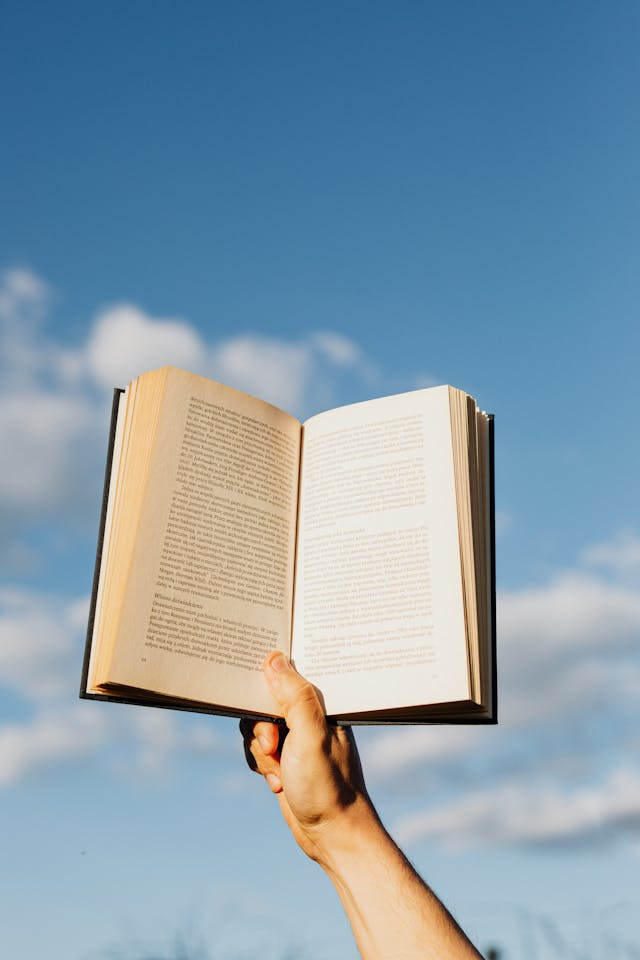
#> input picture book.jpg, 640 x 960 px
$ jupyter execute image_trackbar.ipynb
#> lines starting #> are read from the running program, lines starting #| are printed output that depends on the picture; after the words box and inside, x2 and y2 are one past the last pixel; in counts of white or black regions, pixels touching at a corner belong together
# 이미지 변형(이진화)

## Threshold

[cell 1]
import cv2

img = cv2.imread('book.jpg', cv2.IMREAD_GRAYSCALE)
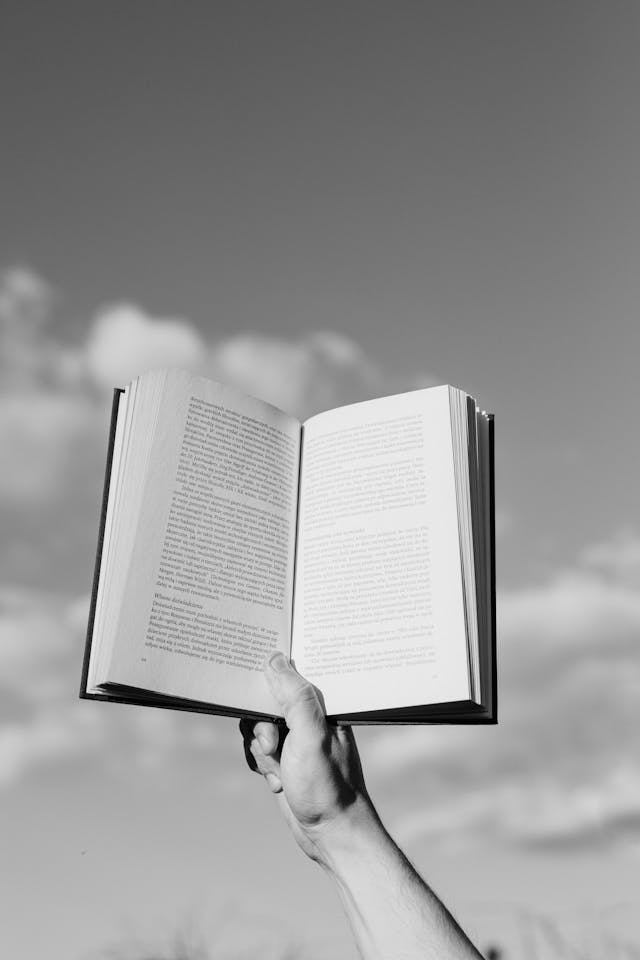
#> img: shape (960, 640); min 0, max 253, mean 151.5

ret, binary = cv2.threshold(img, 127, 255, cv2.THRESH_BINARY)
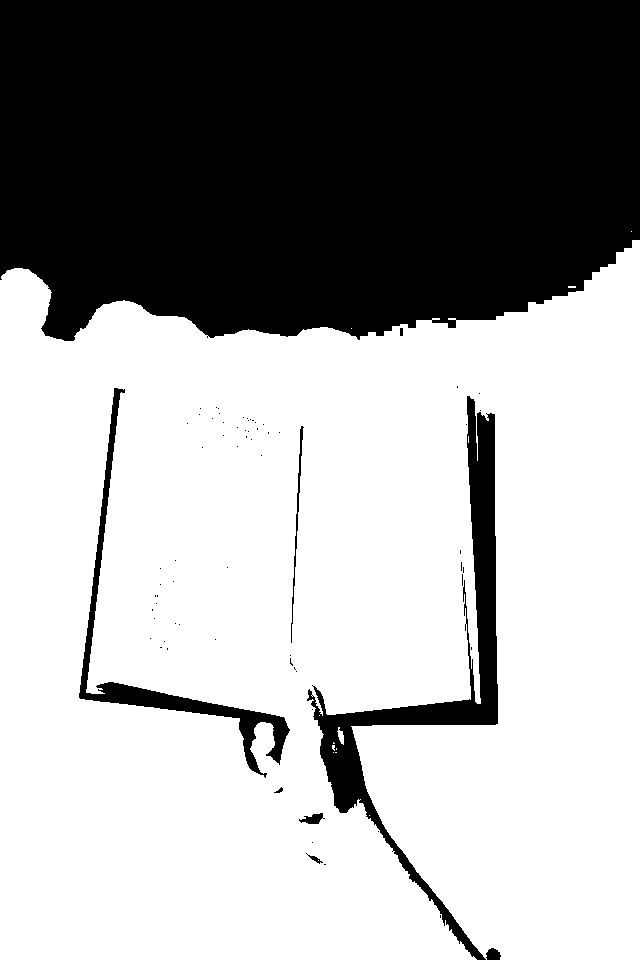
#> binary: shape (960, 640); 64% white; 71 black regions (62 under 20 px), largest, box (x1, y1, x2, y2) and area: (0, 0, 640, 341) 200098, (307, 396, 498, 960) 14621, (79, 388, 290, 778) 5574

cv2.imshow('ima', img)
cv2.imshow('binary', binary)
cv2.waitKey(0)
cv2.destroyAllWindows()

# Trackbar(값 변화에 따른 변형 확인)

[cell 2]
import cv2

def empty(pos):
    print(pos)

img = cv2.imread('book.jpg', cv2.IMREAD_GRAYSCALE)

name = "Trackbar"
cv2.namedWindow(name)

cv2.createTrackbar("threshold", name, 127, 255, empty) # bar 이름, 창의 이름, 초기값, 최대값, 이벤트 처리

while True:
    thresh = cv2.getTrackbarPos('threshold', name) # bar 이름, 창의 이름
    ret, binary = cv2.threshold(img, thresh, 255, cv2.THRESH_BINARY)
#> ret = 127

    if not ret:
        break
    cv2.imshow(name, binary)
    if cv2.waitKey(1) == ord("q"):
#> (key q is pressed here)
        break
cv2.destroyAllWindows()

[cell 3]
import cv2

def empty(pos):
    print(pos)

img = cv2.imread('threshold.png', cv2.IMREAD_GRAYSCALE)
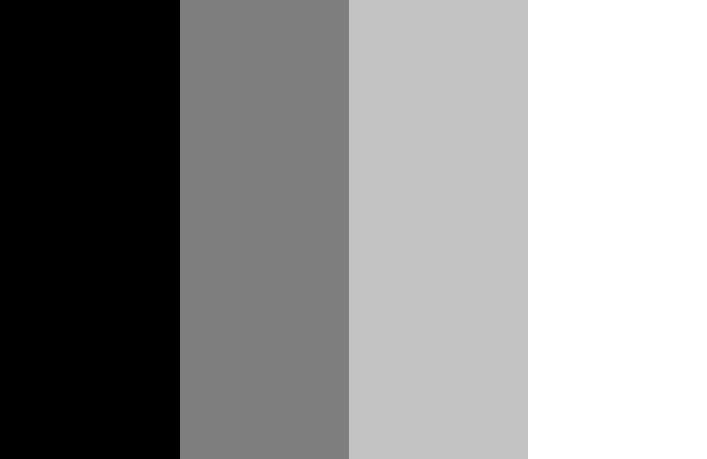
#> input picture threshold.png, 707 x 459 px
#> img is the input picture: shape (459, 707); min 0, max 255, mean 144.3

name = "Trackbar"
cv2.namedWindow(name)

cv2.createTrackbar("threshold", name, 127, 255, empty) # bar 이름, 창의 이름, 초기값, 최대값, 이벤트 처리

while True:
    thresh = cv2.getTrackbarPos('threshold', name) # bar 이름, 창의 이름
    ret, binary = cv2.threshold(img, thresh, 255, cv2.THRESH_BINARY)
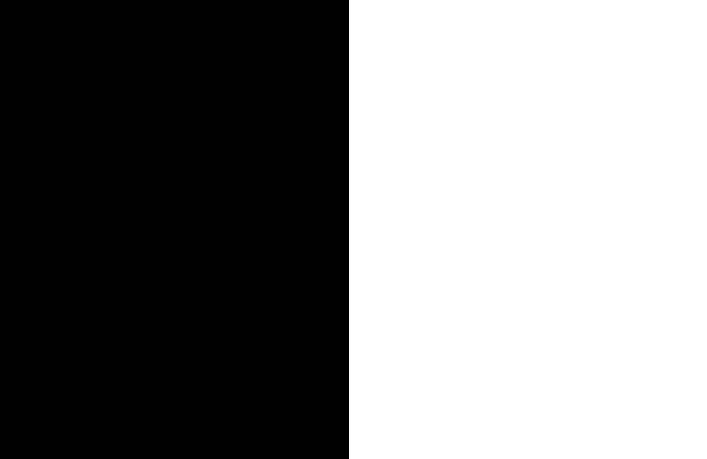
#> binary: shape (459, 707); 50.6% white; 1 black region, box (x1, y1, x2, y2) and area: (0, 0, 349, 459) 160191

    if not ret:
        break
    cv2.imshow('img', img)
    cv2.imshow(name, binary)
    if cv2.waitKey(1) == ord("q"):
#> (key q is pressed here)
        break
cv2.destroyAllWindows()

[cell 4]
import cv2

img = cv2.imread('threshold.png', cv2.IMREAD_GRAYSCALE)

ret, binary1 = cv2.threshold(img, 0, 255, cv2.THRESH_BINARY)
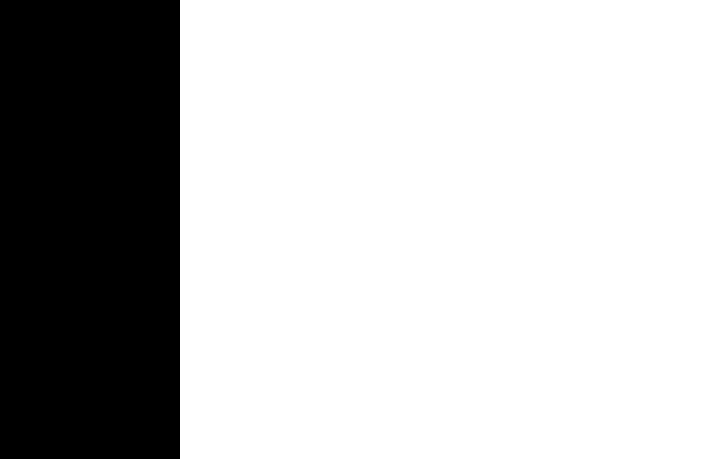
#> binary1: shape (459, 707); 74.5% white; 1 black region, box (x1, y1, x2, y2) and area: (0, 0, 180, 459) 82620
ret, binary2 = cv2.threshold(img, 127, 255, cv2.THRESH_BINARY)
ret, binary3 = cv2.threshold(img, 195, 255, cv2.THRESH_BINARY)
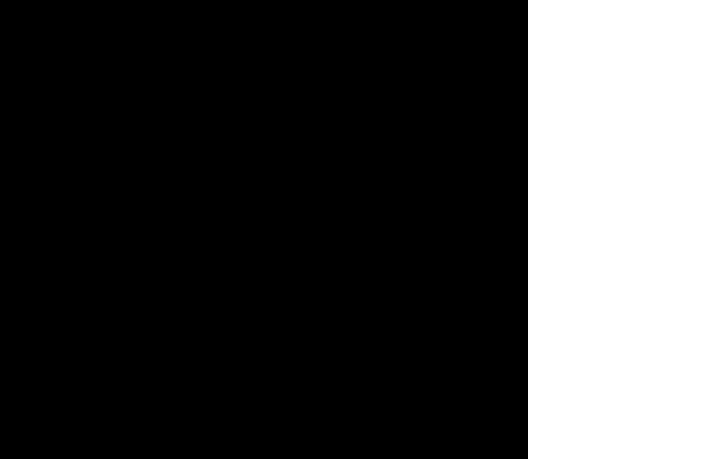
#> binary3: shape (459, 707); 25.3% white; 1 white region, box (x1, y1, x2, y2) and area: (528, 0, 707, 459) 82161

cv2.imshow('img', img)
cv2.imshow('binary1', binary1)
cv2.imshow('binary2', binary2)
cv2.imshow('binary3', binary3)
cv2.waitKey(0)
cv2.destroyAllWindows()

## Adaptive Threshold
이미지를 작은 영역으로 나누어서 임계치 적용

[cell 5]
import cv2

def empty(pos):
    print(pos)

img = cv2.imread('book.jpg', cv2.IMREAD_GRAYSCALE)

name = "Trackbar"
cv2.namedWindow(name)

cv2.createTrackbar("block_size", name, 25, 100, empty) # block_size 홀수만 가능, 1보다는 큰값
cv2.createTrackbar("c", name, 3, 10, empty) # c = 일반적으로 양수의 값을 사용

while True:
    block_size = cv2.getTrackbarPos('block_size', name) # bar 이름, 창의 이름
    c = cv2.getTrackbarPos("c", name)

    if block_size <= 1: # 1이하면 3으로
        block_size = 3

    if block_size % 2 == 0: # 짝수이면 홀수로
        block_size += 1
    """
    img: 입력 이미지(반드시 그레이스케일이어야 함)
    255: 최대값: 임계값을 넘는 픽셀에 할당할 값 (보통 255)
    cv2.ADAPTIVE_THRESH_MEAN_C : 적용 임계값 계산 방식(평균값 방식)
    cv2.THRESH_BINARY : 임계값 적용 방식 (기준보다 크면 255, 작으면 0)
    block_size : 주변 픽셀을 고려할 블록크기(홀수여야함, 예: 11, 15 등)
    c : 평균값에서 뺄 값(조절 상수, 이미지 밝기에 따라 튜닝)
    1. img : 입력 이미지(그레이스케일)
    2. maxValue : 임계값을 넘는 픽셀에 적용할 최대 값
    3. adeptiveMethod : 임계값 계산 방식(MEAN_C 또는 GAUSSIAN_C)
    4. thresholdType : 결과 이진화 방식(THRESH_BINARY 또는 THRESH_BINARY_INV)
    5. blockSize : 지역 평균을 계산할 주변 픽셀 블록크기(반드시 홀수)
    6. c : 평균에서 감산할 값(값이 클수록 더 어둡게 처리됨)
    """
    binary = cv2.adaptiveThreshold(img, 255, cv2.ADAPTIVE_THRESH_MEAN_C, cv2.THRESH_BINARY, block_size, c)
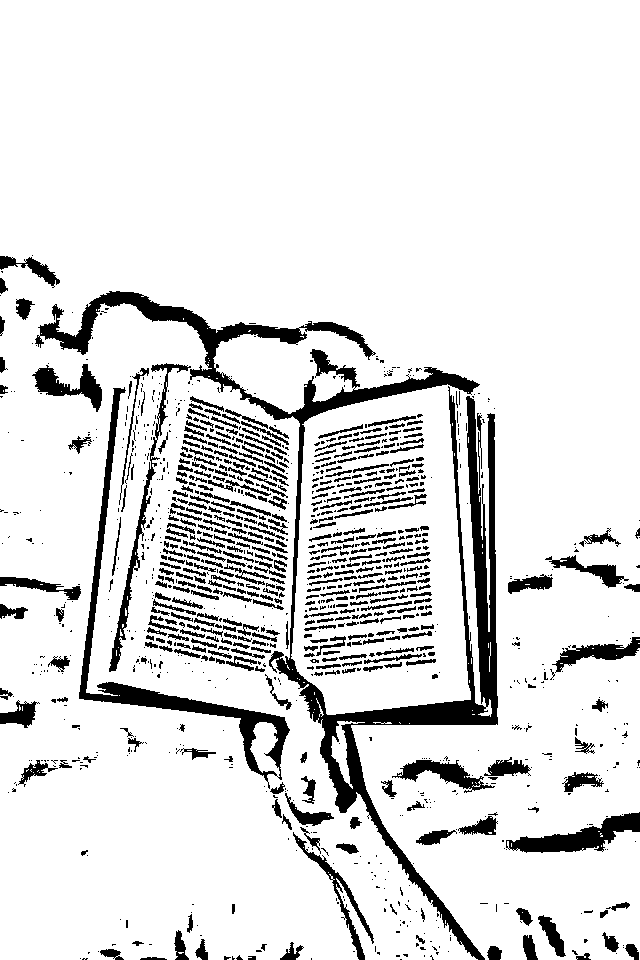
#> binary: shape (960, 640); 87.8% white; 1141 black regions (656 under 20 px), largest, box (x1, y1, x2, y2) and area: (35, 291, 498, 960) 24368, (79, 387, 290, 789) 5668, (506, 812, 640, 853) 2260

    cv2.imshow(name, binary)
    if cv2.waitKey(1) == ord("q"):
#> (key q is pressed here)
        break
cv2.destroyAllWindows()

## 오츠 알고리즘

Bimodal Image에 사용하기 적합(최적의 임계치를 자동으로 발견)

[cell 6]
import cv2

img = cv2.imread('book.jpg', cv2.IMREAD_GRAYSCALE)

ret, binary = cv2.threshold(img, 127, 255, cv2.THRESH_BINARY)
ret, otsu = cv2.threshold(img, -1 , 255, cv2.THRESH_BINARY | cv2.THRESH_OTSU)
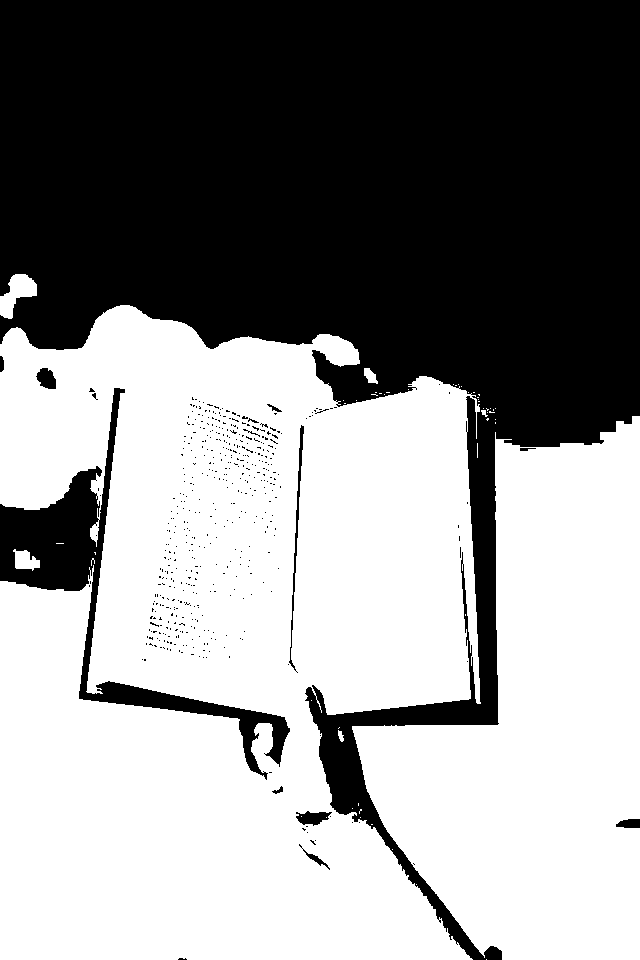
#> otsu: shape (960, 640); 56% white; 486 black regions (473 under 20 px), largest, box (x1, y1, x2, y2) and area: (0, 0, 640, 960) 253665, (0, 388, 290, 780) 14032, (289, 425, 304, 673) 537
#> ret = 146
print('otsu threshold', ret)
#| otsu threshold 146.0

cv2.imshow('book', img)
cv2.imshow('binary', binary)
cv2.imshow('otsu', otsu)
cv2.waitKey(0)
cv2.destroyAllWindows()
